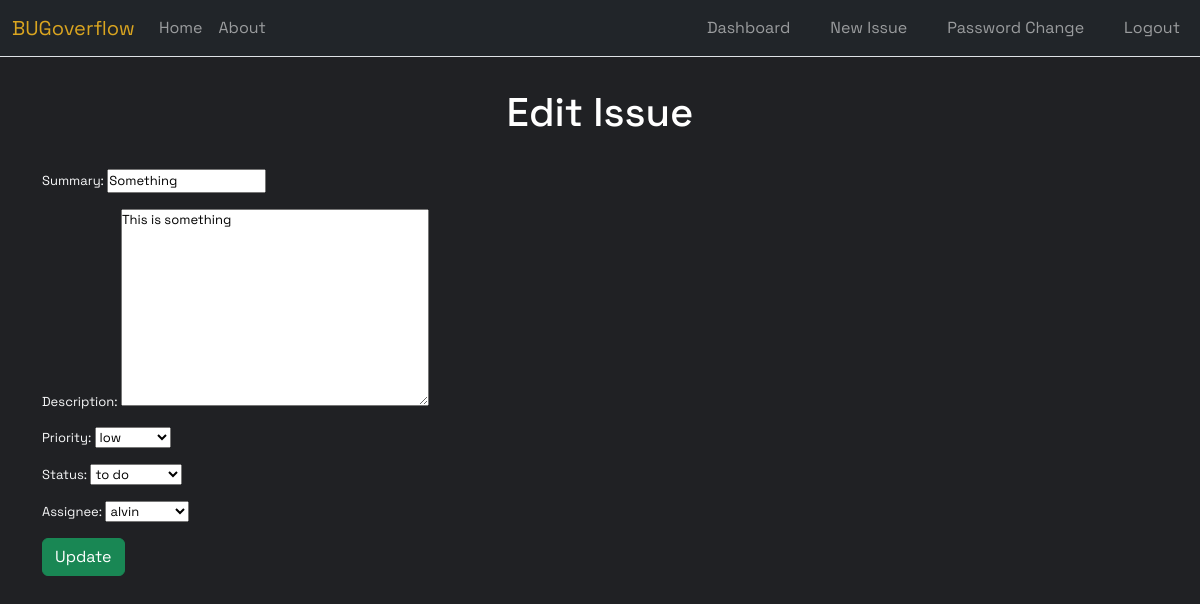
Before: /issues/1/edit/ (signed in) with the older database file.
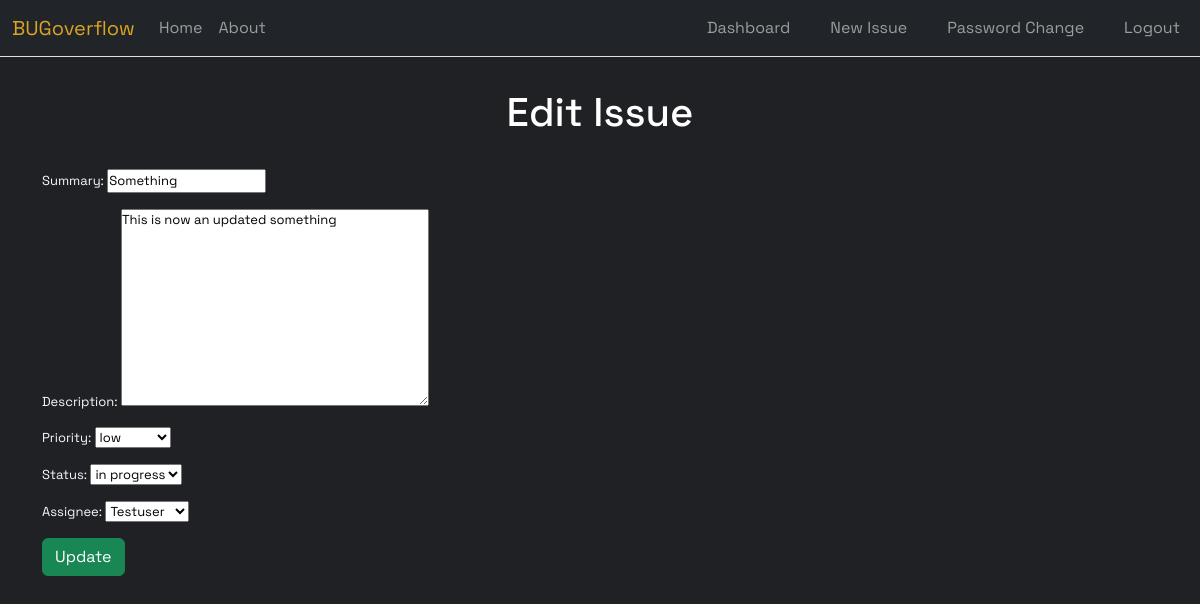
After: the same page with the newer database file.
### issues/models.py (models this page shows, shortened)
class Issue(models.Model):
    summary = models.CharField(max_length=1024)
    description = models.TextField()
    status = models.ForeignKey(
        Status,
        on_delete=models.CASCADE,
        null=True
    )
    priority = models.ForeignKey(
        Priority,
        on_delete=models.CASCADE,
        null=True
    )
    reporter = models.ForeignKey(
        get_user_model(),
        on_delete=models.CASCADE
    )
    assignee = models.ForeignKey(
        get_user_model(),
        on_delete=models.CASCADE,
        null=True,
        related_name="assignee",
    )
    created_on = models.DateTimeField(auto_now_add=True)

### issues/views.py (the view)
# urls.py: path('<int:pk>/edit/', IssueUpdateView.as_view(), name='edit_issue'),
class IssueUpdateView(LoginRequiredMixin, UserPassesTestMixin, UpdateView):
    template_name = "issues/edit.html"
    model = Issue
    fields = ["summary", "description", "priority", "status", "assignee"]
    def test_func(self):
        issue = self.get_object()
        return issue.reporter == self.request.user

### issues/models.py (called while the page is built)
    def __str__(self):
        return self.name

    def __str__(self):
        return self.name

### templates/issues/edit.html (shortened to what this page needs)
{% extends 'base.html' %}
{% block content %}
<h1>Edit Issue</h1>
<form method="POST">
    {{ form.as_p }}
    <input type="submit" value="Update" class="btn btn-success">
</form>
{% endblock content %}

Changed rows visible on the page:
changed Issue "Something": description "This is something" → "This is now an updated something"; status "to do" → "in progress"; assignee "alvin" → "Testuser"
